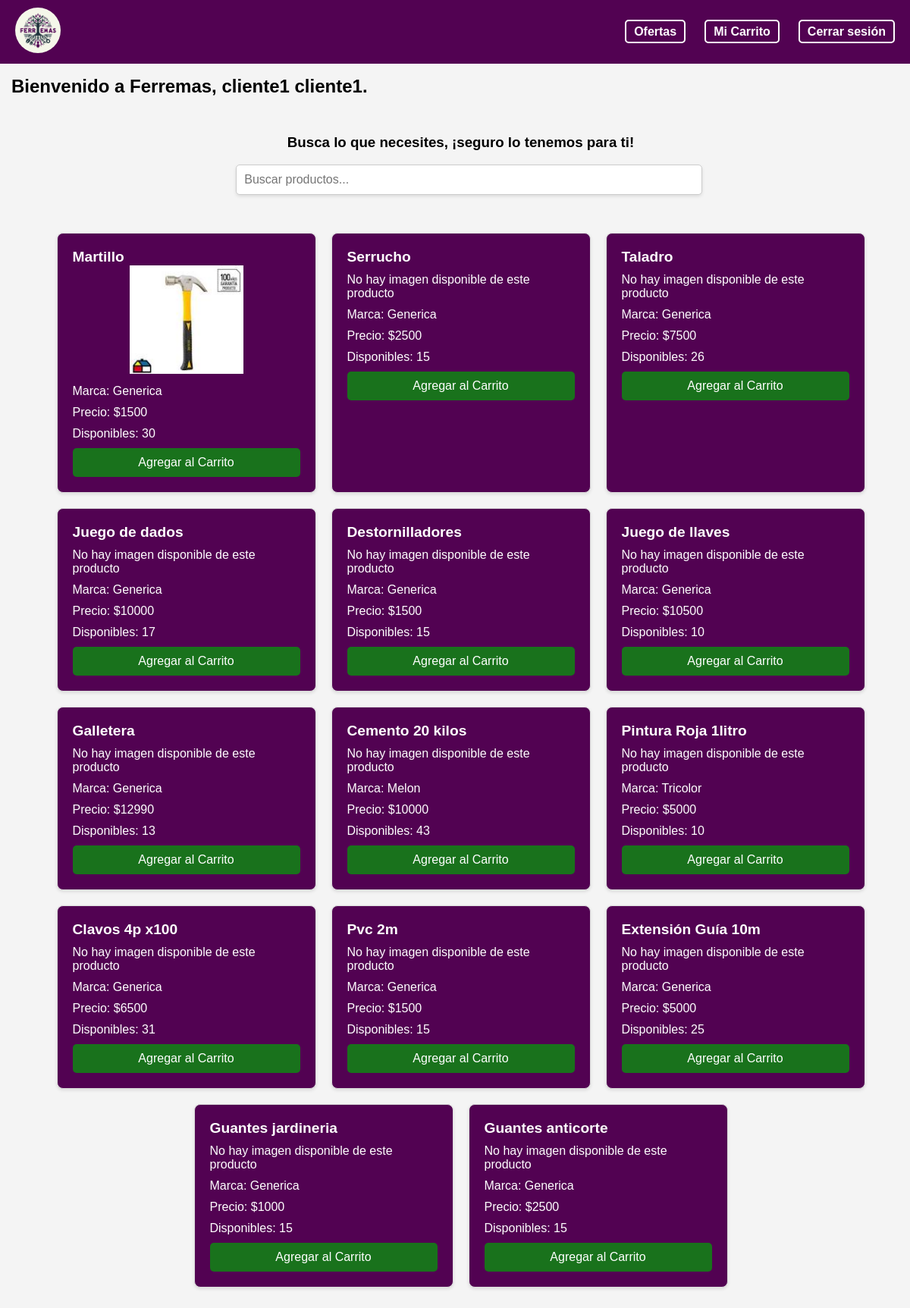
Page /cli_home/ (signed in) on the earlier database version.
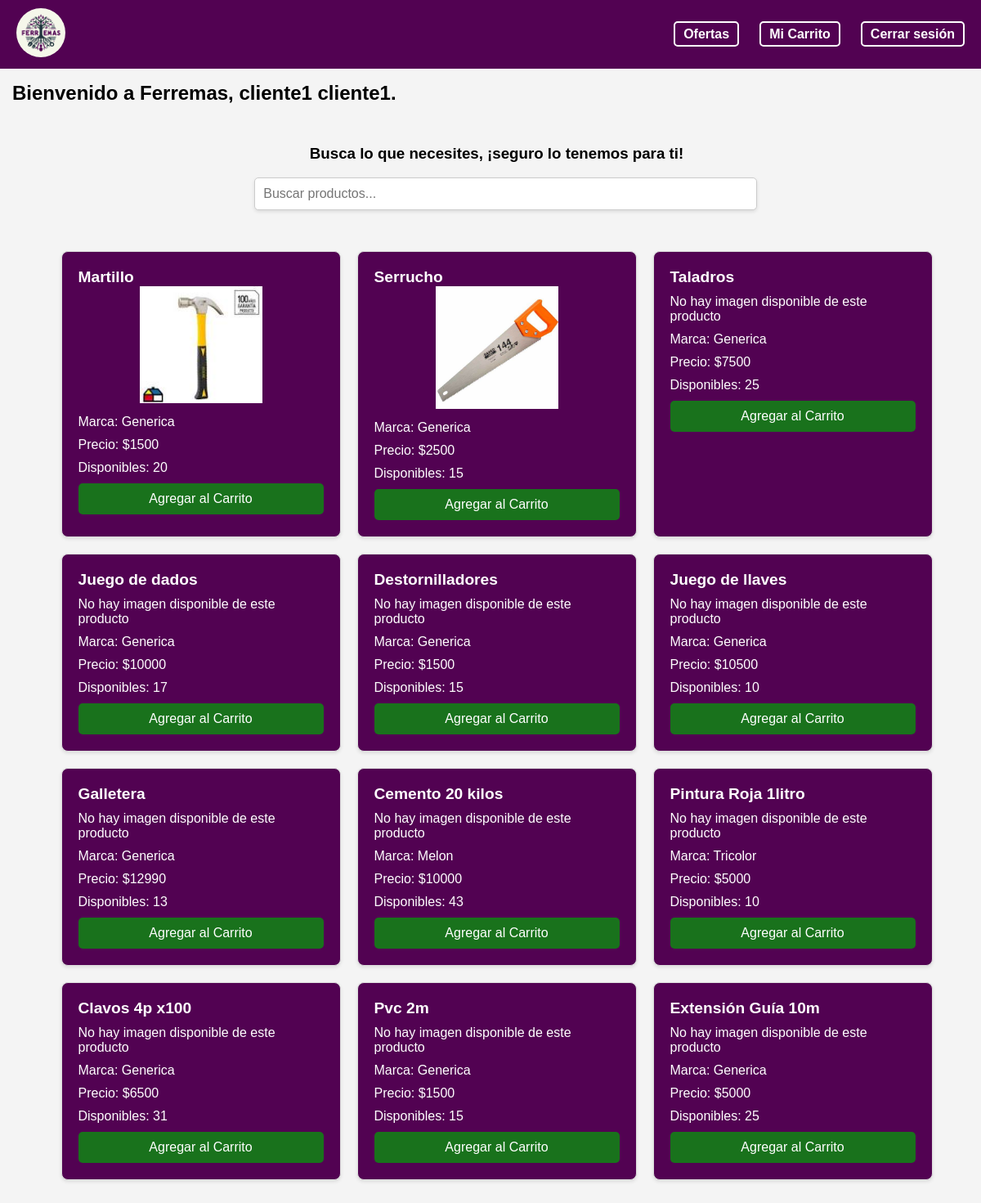
Same page on the later database version.
### myapp/models.py (models this page shows, shortened)
class Cliente(models.Model):
    cli_id = models.AutoField(primary_key=True)
    cli_rut= models.CharField(max_length=12, null=False, unique=True)
    cli_name = models.CharField(max_length=15, null=False)
    cli_lastname = models.CharField(max_length=20, null=False)
    cli_password = models.CharField(max_length=20, null=False)
    cli_mail = models.EmailField(null=False)
    cli_fono = models.IntegerField(null=False)
    rol = models.ForeignKey(Rol, on_delete=models.CASCADE)
    def __str__(self):
        return self.rol.rol_id + ' - ' + self.cli_name +' '+ self.cli_lastname

class Inventario(models.Model):
    prod_id = models.AutoField(primary_key=True)
    prod_nom = models.CharField(max_length=50)
    prod_marca = models.CharField(max_length=25)
    prod_prec= models.IntegerField()
    prod_img = models.ImageField(upload_to=path_and_rename, null=True, blank=True)
    catProd_nom = models.ForeignKey(CategoriaProducto, on_delete=models.CASCADE)
    inv_cantTotal = models.IntegerField(default=0)

### myapp/views.py (the view)
# urls.py: path('cli_home/', views.cli_home, name='cli_home'),
def cli_home(request):
    try:
        cliente = Cliente.objects.get(cli_id=request.session['user_id'])
        print("Cliente ID from session:", request.session.get('user_id'))
        print("Cliente Profile for current user:", cliente)
    except Cliente.DoesNotExist:
        return JsonResponse({'error': 'Cliente no encontrado'})
    productos= Inventario.objects.all()
    categorias = CategoriaProducto.objects.all()
    categoria_filtro = request.GET.get('categoria')
    if categoria_filtro:
        productos = productos.filter(catProd_nom__catProd_nom=categoria_filtro)
    return render(request, 'cliente/cli_home.html', {'cliente': cliente , 'productos': productos, 'categorias': categorias})

### myapp/templates/cliente/cli_home.html (shortened to what this page needs)
{% load static %}
<!DOCTYPE html>
<html lang="en">
<head>
    <link rel="stylesheet" href="{% static '/styles/nav.css' %}" />
    <link rel="stylesheet" href="{% static '/styles/cliente/productos.css' %}" />
</head>
<body>
    <header>
        <nav>
            <div class="navbar">
            <div class="logo">
                <a href="/cli_home">
                <img src="{% static '/logo/LogoFerremas.png' %}" alt="Logo" />
                </a>
            </div>
            <div class="nav-items">
                <ul>
                <li><a href="#" id="ofertas-link"> Ofertas</a></li>
                <li><a href="/cli_carrito" id="carrito-link"> Mi Carrito</a></li>
                <li><a href="/"> Cerrar sesión</a></li>
                </ul>
            </div>
            </div>
        </nav>
    </header>
    <div class="content" id="text1" style="margin-top: 100px; margin-left: 15px;">
        <h2> Bienvenido a Ferremas, {{cliente.cli_name}} {{cliente.cli_lastname}}.</h2>
        <div class="search-bar">
            <div class="search-text">
                <h3>Busca lo que necesites, ¡seguro lo tenemos para ti!</h3>
            </div>
            <div div class="search-input-container">
                <input type="text" id="searchInput" placeholder="Buscar productos..." onkeyup="filtrarProductos()">
            </div>
        </div>
        <div class="card-container" id="productos-section">
            {% for producto in productos %}
                <div class="productos-card">
                    <div class="card-header">
                        <h5>{{ producto.prod_nom }}</h5>
                    </div>
                    <div class="card-body">
                        {% if producto.prod_img %}
                            <div class="imagen-producto" style="text-align: center;">
                                <img src="{{ producto.prod_img.url }}" alt="{{ producto.prod_nom }}">
                            </div>
                        {% else %}
                            <p>No hay imagen disponible de este producto</p>
                        {% endif %}
                        <p>Marca: {{ producto.prod_marca }}</p>
                        <p>Precio: ${{ producto.prod_prec }}</p>
                        <p>Disponibles: {{ producto.inv_cantTotal }}</p>
                    </div>
                    <a href="{% url 'Add' producto.prod_id %}" class="btn-agregar-carrito">Agregar al Carrito</a>
                </div>
            {% endfor %}
        </div>
    </div>
</body>
</html>

### myapp/static/styles/nav.css (style rules this page uses)
body { font-family: Arial, sans-serif; background-color: #f2f2f2; }
.navbar { position: fixed; top: 0; left: 0; width: 100%; background-color: rgb(82, 2, 82); font-family: "Arial", sans-serif; padding: 10px 20px; display: flex; justify-content: space-between; align-items: center; z-index: 1000; color: #fff; }
.logo img { width: 60px; border-radius: 50%; object-fit: cover; transition: transform 0.5s; }
.navbar .nav-items ul li a { color: white; text-decoration: none; font-size: 16px; padding: 5px 10px; border: 2px solid white; border-radius: 5px; transition: background-color 0.3s, color 0.3s; }
.nav-items ul { list-style: none; display: flex; padding-right: 15px; }
.nav-items ul li { margin-right: 25px; }
.nav-items a { text-decoration: none; color: #fff; font-weight: bold; }

### myapp/static/styles/cliente/productos.css (style rules this page uses)
body { font-family: Arial, sans-serif; background-color: #f4f4f4; margin: 0; padding: 0; }
.card-container { display: flex; flex-wrap: wrap; justify-content: center; padding: 20px; }
.productos-card { background-color:rgb(82, 2, 82); border: 1px solid #ddd; border-radius: 8px; box-shadow: 0 2px 4px rgba(0, 0, 0, 0.1); margin: 10px; padding: 20px; width: 300px; transition: transform 0.2s; }
.imagen-producto { text-align: center; }
.imagen-producto img { max-width: 50%; max-height: 50%; object-fit: contain; }
.card-header h5 { font-size: 1.2em; margin: 0; color: rgb(255, 255, 255); }
.card-body p { font-size: 1em; margin: 10px 0; color: rgb(255, 255, 255); }
.btn-agregar-carrito { display: block; padding: 10px 20px; background-color: #19721c; color: rgb(255, 255, 255); text-align: center; border-radius: 5px; text-decoration: none; font-size: 16px; transition: background-color 0.2s; }
.search-input-container { width: 50%; margin: 0 auto; margin-bottom: 20px; text-align: center; }
.search-input-container input { width: 100%; padding: 10px; font-size: 16px; border: 1px solid #ccc; border-radius: 5px; box-shadow: 0 2px 4px rgba(0, 0, 0, 0.1); outline: none; transition: all 0.3s ease; }
.search-bar { display: flex; flex-direction: column; align-items: center; }
.search-text { margin-top: 10px; }

Differences in the rows shown:
removed Inventario: prod_nom "Guantes jardineria", shows "No hay imagen disponible de este producto", prod_marca "Generica", prod_prec "1000", inv_cantTotal "15"
removed Inventario: prod_nom "Guantes anticorte", shows "No hay imagen disponible de este producto", prod_marca "Generica", prod_prec "2500", inv_cantTotal "15"
changed Inventario "Martillo": inv_cantTotal "30" → "20"
changed Inventario "Serrucho": prod_img: picture added; no longer shows "No hay imagen disponible de este producto"
changed Inventario: prod_nom "Taladro" → "Taladros"; inv_cantTotal "26" → "25"
